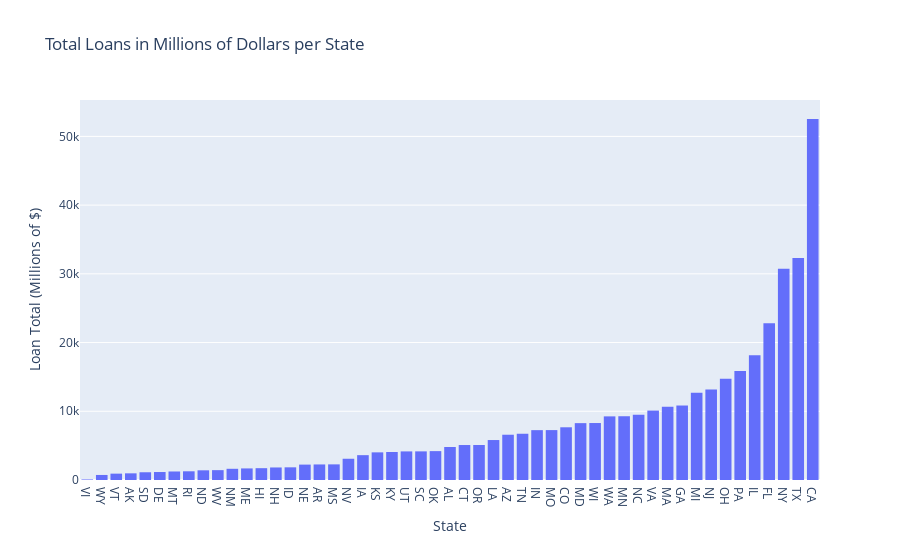

Here is the notebook cell this chart was saved with:
### Code cell
fig.update_xaxes(title_text='State')
fig.update_yaxes(title_text='Loan Total (Millions of $)')
fig.show()

### Figure 1 — Plotly figure (JSON) as saved in the notebook; plotly's stock layout.template omitted (floating-point values rounded to 4 significant figures)
{"data": [{"alignmentgroup": "True", "bingroup": "x", "histfunc": "sum", "hovertemplate": "State=%{x}<br>sum of loan_sum=%{y}<extra></extra>", "legendgroup": "", "marker": {"color": "#636efa"}, "name": "", "offsetgroup": "", "orientation": "v", "showlegend": false, "type": "histogram", "x": ["VI", "WY", "VT", "AK", "SD", "DE", "MT", "RI", "ND", "WV", "NM", "ME", "HI", "NH", "ID", "NE", "AR", "MS", "NV", "IA", "KS", "KY", "UT", "SC", "OK", "AL", "CT", "OR", "LA", "AZ", "TN", "IN", "MO", "CO", "MD", "WI", "WA", "MN", "NC", "VA", "MA", "GA", "MI", "NJ", "OH", "PA", "IL", "FL", "NY", "TX", "CA"], "xaxis": "x", "y": [81.5, 733.6, 924.2, 968.7, 1127.0, 1159.0, 1239.0, 1266.0, 1410.0, 1433.0, 1632.0, 1685.0, 1720.0, 1823.0, 1844.0, 2240.0, 2263.0, 2274.0, 3092.0, 3615.0, 4023.0, 4072.0, 4160.0, 4167.0, 4202.0, 4802.0, 5089.0, 5097.0, 5814.0, 6587.0, 6730.0, 7254.0, 7262.0, 7671.0, 8273.0, 8290.0, 9259.0, 9277.0, 9492.0, 10100.0, 10650.0, 10840.0, 12690.0, 13170.0, 14720.0, 15870.0, 18150.0, 22800.0, 30750.0, 32300.0, 52530.0], "yaxis": "y"}], "layout": {"barmode": "relative", "legend": {"tracegroupgap": 0}, "title": {"text": "Total Loans in Millions of Dollars per State"}, "xaxis": {"anchor": "y", "domain": [0, 1], "title": {"text": "State"}}, "yaxis": {"anchor": "x", "domain": [0, 1], "title": {"text": "Loan Total (Millions of $)"}}}}
